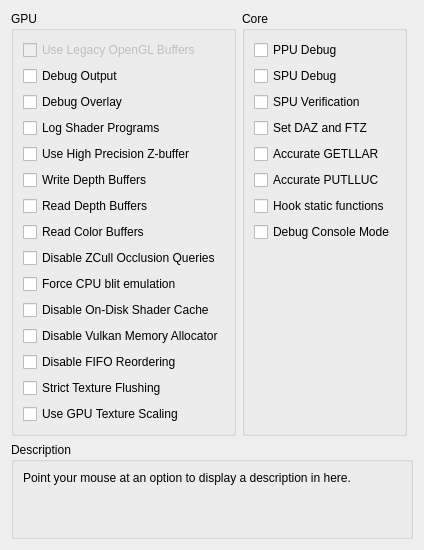
     <widget class="QWidget" name="debugTab">
      <attribute name="title">
       <string>Debug</string>
      </attribute>
      <layout class="QVBoxLayout" name="verticalLayout_53">
       <item>
        <layout class="QHBoxLayout" name="horizontalLayout_21" stretch="1,1,1">
         <item>
          <widget class="QGroupBox" name="gb_debug_gpu">
           <property name="enabled">
            <bool>true</bool>
           </property>
           <property name="title">
            <string>GPU</string>
           </property>
           <property name="alignment">
            <set>Qt::AlignLeading|Qt::AlignLeft|Qt::AlignTop</set>
           </property>
           <layout class="QVBoxLayout" name="verticalLayout_17">
            <item alignment="Qt::AlignTop">
             <widget class="QCheckBox" name="glLegacyBuffers">
              <property name="enabled">
               <bool>false</bool>
              </property>
              <property name="text">
               <string>Use Legacy OpenGL Buffers</string>
              </property>
             </widget>
            </item>
            <item alignment="Qt::AlignTop">
             <widget class="QCheckBox" name="debugOutput">
              <property name="text">
               <string>Debug Output</string>
              </property>
             </widget>
            </item>
            <item>
             <widget class="QCheckBox" name="debugOverlay">
              <property name="text">
               <string>Debug Overlay</string>
              </property>
             </widget>
            </item>
            <item>
             <widget class="QCheckBox" name="logProg">
              <property name="text">
               <string>Log Shader Programs</string>
              </property>
             </widget>
            </item>
            <item alignment="Qt::AlignTop">
             <widget class="QCheckBox" name="forceHighpZ">
              <property name="text">
               <string>Use High Precision Z-buffer</string>
              </property>
             </widget>
            </item>
            <item>
             <widget class="QCheckBox" name="dumpDepth">
              <property name="text">
               <string>Write Depth Buffers</string>
              </property>
             </widget>
            </item>
            <item>
             <widget class="QCheckBox" name="readDepth">
              <property name="text">
               <string>Read Depth Buffers</string>
              </property>
             </widget>
            </item>
            <item>
             <widget class="QCheckBox" name="readColor">
              <property name="text">
               <string>Read Color Buffers</string>
              </property>
             </widget>
            </item>
            <item>
             <widget class="QCheckBox" name="disableHwOcclusionQueries">
              <property name="text">
               <string>Disable ZCull Occlusion Queries</string>
              </property>
             </widget>
            </item>
            <item>
             <widget class="QCheckBox" name="forceCpuBlitEmulation">
              <property name="text">
               <string>Force CPU blit emulation</string>
              </property>
             </widget>
            </item>
            <item>
             <widget class="QCheckBox" name="disableOnDiskShaderCache">
              <property name="text">
               <string>Disable On-Disk Shader Cache</string>
              </property>
             </widget>
            </item>
            <item>
             <widget class="QCheckBox" name="disableVulkanMemAllocator">
              <property name="text">
               <string>Disable Vulkan Memory Allocator</string>
              </property>
             </widget>
            </item>
            <item>
             <widget class="QCheckBox" name="disableFIFOReordering">
              <property name="text">
               <string>Disable FIFO Reordering</string>
              </property>
             </widget>
            </item>
            <item>
             <widget class="QCheckBox" name="strictTextureFlushing">
              <property name="text">
               <string>Strict Texture Flushing</string>
              </property>
             </widget>
            </item>
            <item>
             <widget class="QCheckBox" name="gpuTextureScaling">
              <property name="text">
               <string>Use GPU Texture Scaling</string>
              </property>
             </widget>
            </item>
           </layout>
          </widget>
         </item>
         <item>
          <widget class="QGroupBox" name="groupBox_7">
           <property name="title">
            <string>Core</string>
           </property>
           <layout class="QVBoxLayout" name="verticalLayout_44">
            <item>
             <widget class="QCheckBox" name="ppuDebug">
              <property name="text">
               <string>PPU Debug</string>
              </property>
             </widget>
            </item>
            <item>
             <widget class="QCheckBox" name="spuDebug">
              <property name="text">
               <string>SPU Debug</string>
              </property>
             </widget>
            </item>
            <item>
             <widget class="QCheckBox" name="spuVerification">
              <property name="text">
               <string>SPU Verification</string>
              </property>
             </widget>
            </item>
            <item>
             <widget class="QCheckBox" name="setDAZandFTZ">
              <property name="text">
               <string>Set DAZ and FTZ</string>
              </property>
             </widget>
            </item>
            <item>
             <widget class="QCheckBox" name="accurateGETLLAR">
              <property name="text">
               <string>Accurate GETLLAR</string>
              </property>
             </widget>
            </item>
            <item>
             <widget class="QCheckBox" name="accuratePUTLLUC">
              <property name="text">
               <string>Accurate PUTLLUC</string>
              </property>
             </widget>
            </item>
            <item>
             <widget class="QCheckBox" name="hookStFunc">
              <property name="text">
               <string>Hook static functions</string>
              </property>
             </widget>
            </item>
            <item>
             <widget class="QCheckBox" name="debugConsoleMode">
              <property name="text">
               <string>Debug Console Mode</string>
              </property>
             </widget>
            </item>
            <item>
             <spacer name="verticalSpacer">
              <property name="orientation">
               <enum>Qt::Vertical</enum>
              </property>
              <property name="sizeHint" stdset="0">
               <size>
                <width>0</width>
                <height>0</height>
               </size>
              </property>
             </spacer>
            </item>
           </layout>
          </widget>
         </item>
         <item>
          <widget class="QWidget" name="widget_11" native="true"/>
         </item>
        </layout>
       </item>
       <item>
        <spacer name="verticalSpacer_10">
         <property name="orientation">
          <enum>Qt::Vertical</enum>
         </property>
         <property name="sizeHint" stdset="0">
          <size>
           <width>0</width>
           <height>0</height>
          </size>
         </property>
        </spacer>
       </item>
       <item>
        <widget class="QGroupBox" name="groupBox_63">
         <property name="title">
          <string>Description</string>
         </property>
         <layout class="QVBoxLayout" name="verticalLayout_52">
          <item>
           <widget class="QLabel" name="description_debug">
            <property name="text">
             <string>Point your mouse at an option to display a description in here.


</string>
            </property>
            <property name="textFormat">
             <enum>Qt::PlainText</enum>
            </property>
            <property name="alignment">
             <set>Qt::AlignLeading|Qt::AlignLeft|Qt::AlignTop</set>
            </property>
            <property name="wordWrap">
             <bool>true</bool>
            </property>
           </widget>
          </item>
         </layout>
        </widget>
       </item>
      </layout>
     </widget>
